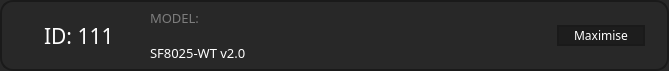
<?xml version="1.0" encoding="UTF-8"?>
<ui version="4.0">
 <class>DeviceFoldedWidget</class>
 <widget class="QWidget" name="DeviceFoldedWidget">
  <property name="geometry">
   <rect>
    <x>0</x>
    <y>0</y>
    <width>669</width>
    <height>71</height>
   </rect>
  </property>
  <property name="minimumSize">
   <size>
    <width>0</width>
    <height>71</height>
   </size>
  </property>
  <property name="maximumSize">
   <size>
    <width>16777215</width>
    <height>71</height>
   </size>
  </property>
  <property name="windowTitle">
   <string>Form</string>
  </property>
  <property name="styleSheet">
   <string notr="true">      QWidget#DeviceFoldedWidget {
      border: 2px solid #1A1A1A;
      border-radius: 13px;
      background:  #282828;
      }
      QWidget#widgetsLayout{
      background-color: #282828;
}</string>
  </property>
  <layout class="QGridLayout" name="gridLayout">
   <property name="leftMargin">
    <number>24</number>
   </property>
   <property name="topMargin">
    <number>9</number>
   </property>
   <property name="rightMargin">
    <number>24</number>
   </property>
   <property name="bottomMargin">
    <number>9</number>
   </property>
   <property name="verticalSpacing">
    <number>0</number>
   </property>
   <item row="0" column="6" rowspan="3">
    <layout class="QHBoxLayout" name="horizontalLayout">
     <property name="spacing">
      <number>0</number>
     </property>
     <property name="leftMargin">
      <number>10</number>
     </property>
     <item>
      <widget class="QPushButton" name="showButton">
       <property name="sizePolicy">
        <sizepolicy hsizetype="Preferred" vsizetype="Preferred">
         <horstretch>0</horstretch>
         <verstretch>0</verstretch>
        </sizepolicy>
       </property>
       <property name="minimumSize">
        <size>
         <width>88</width>
         <height>21</height>
        </size>
       </property>
       <property name="maximumSize">
        <size>
         <width>88</width>
         <height>21</height>
        </size>
       </property>
       <property name="font">
        <font>
         <family>Poppins</family>
        </font>
       </property>
       <property name="styleSheet">
        <string notr="true"> border: 2px solid #1A1A1A;
background-color: #1D1D1D;
color: #FFFFFF;</string>
       </property>
       <property name="text">
        <string>Maximise</string>
       </property>
      </widget>
     </item>
    </layout>
   </item>
   <item row="0" column="1" rowspan="3">
    <widget class="QLabel" name="nameLabel">
     <property name="minimumSize">
      <size>
       <width>100</width>
       <height>0</height>
      </size>
     </property>
     <property name="maximumSize">
      <size>
       <width>100</width>
       <height>16777215</height>
      </size>
     </property>
     <property name="font">
      <font>
       <family>Poppins Medium</family>
       <pointsize>16</pointsize>
      </font>
     </property>
     <property name="styleSheet">
      <string notr="true">color: rgb(255, 255, 255);
background: transparent;</string>
     </property>
     <property name="text">
      <string>ID: 111</string>
     </property>
     <property name="alignment">
      <set>Qt::AlignLeading|Qt::AlignLeft|Qt::AlignVCenter</set>
     </property>
    </widget>
   </item>
   <item row="1" column="0">
    <widget class="QLabel" name="linkLabel">
     <property name="minimumSize">
      <size>
       <width>14</width>
       <height>14</height>
      </size>
     </property>
     <property name="maximumSize">
      <size>
       <width>14</width>
       <height>14</height>
      </size>
     </property>
     <property name="styleSheet">
      <string notr="true">QLabel {
    background: #FF403A;
    border: 1px solid #1A1A1A;
    border-radius: 3px;
}c</string>
     </property>
     <property name="text">
      <string/>
     </property>
    </widget>
   </item>
   <item row="0" column="5" rowspan="3">
    <layout class="QHBoxLayout" name="buttonsLayout"/>
   </item>
   <item row="0" column="3" rowspan="3">
    <layout class="QHBoxLayout" name="widgetsLayout"/>
   </item>
   <item row="2" column="2">
    <widget class="QLabel" name="modelLabel">
     <property name="minimumSize">
      <size>
       <width>110</width>
       <height>0</height>
      </size>
     </property>
     <property name="maximumSize">
      <size>
       <width>110</width>
       <height>16777215</height>
      </size>
     </property>
     <property name="font">
      <font>
       <family>Poppins Medium</family>
       <pointsize>10</pointsize>
      </font>
     </property>
     <property name="styleSheet">
      <string notr="true">color: rgb(255, 255, 255);</string>
     </property>
     <property name="text">
      <string>SF8025-WT v2.0</string>
     </property>
     <property name="alignment">
      <set>Qt::AlignBottom|Qt::AlignLeading|Qt::AlignLeft</set>
     </property>
    </widget>
   </item>
   <item row="0" column="4">
    <spacer name="horizontalSpacer">
     <property name="orientation">
      <enum>Qt::Horizontal</enum>
     </property>
     <property name="sizeType">
      <enum>QSizePolicy::MinimumExpanding</enum>
     </property>
     <property name="sizeHint" stdset="0">
      <size>
       <width>40</width>
       <height>20</height>
      </size>
     </property>
    </spacer>
   </item>
   <item row="0" column="2" rowspan="2">
    <widget class="QLabel" name="Label">
     <property name="minimumSize">
      <size>
       <width>110</width>
       <height>0</height>
      </size>
     </property>
     <property name="maximumSize">
      <size>
       <width>110</width>
       <height>16777215</height>
      </size>
     </property>
     <property name="font">
      <font>
       <family>Poppins Medium</family>
       <pointsize>10</pointsize>
      </font>
     </property>
     <property name="styleSheet">
      <string notr="true">color: #7D7D7D;
background: transparent;</string>
     </property>
     <property name="text">
      <string>MODEL:</string>
     </property>
     <property name="alignment">
      <set>Qt::AlignLeading|Qt::AlignLeft|Qt::AlignTop</set>
     </property>
    </widget>
   </item>
  </layout>
 </widget>
 <resources/>
 <connections/>
</ui>
